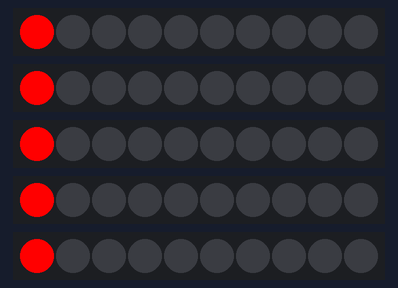
A sketch run on a simulated ESP32. Parts: 5 × 10 RGB LEDs in strip order, left to right.

Above: at 0.08 s.
At 5.21 s:
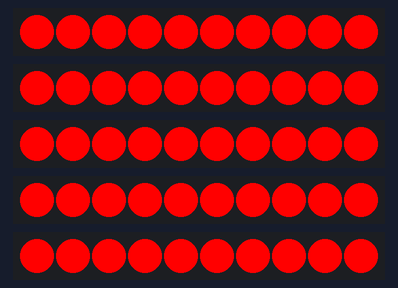
At 9.71 s:
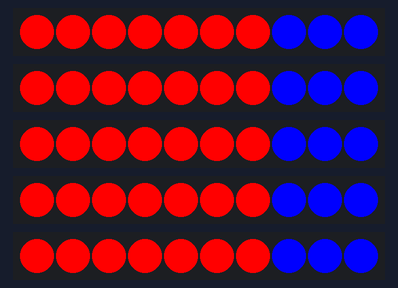
At 19.51 s:
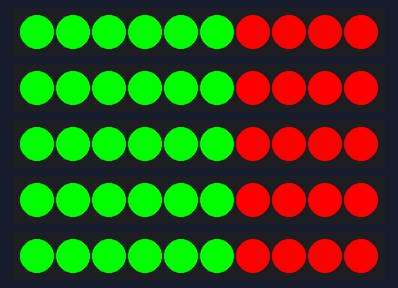
At 29.14 s:
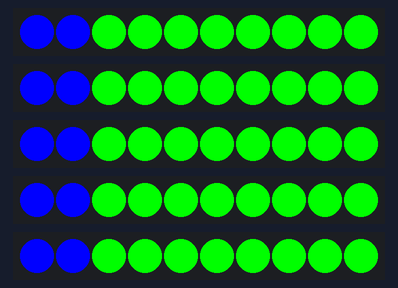
At 38.91 s:
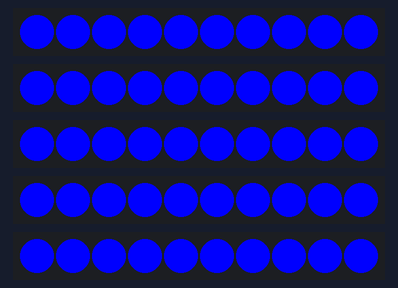

The sketch:

LED_strips.ino
```cpp
#include <Adafruit_NeoPixel.h>
#ifdef __AVR__
    #include avr/power.h
#endif

#define PIN1 12
#define PIN2 27
#define PIN3 33
#define PIN4 25
#define PIN5 34

// Parameter 1 = number of pixels in strip
// Parameter 2 = Arduino pin number (most are valid)
// Parameter 3 = pixel type flags, add together as needed:
//   NEO_KHZ800  800 KHz bitstream (most NeoPixel products w/WS2812 LEDs)
//   NEO_KHZ400  400 KHz (classic 'v1' (not v2) FLORA pixels, WS2811 drivers)
//   NEO_GRB     Pixels are wired for GRB bitstream (most NeoPixel products)
//   NEO_RGB     Pixels are wired for RGB bitstream (v1 FLORA pixels, not v2)
//   NEO_RGBW    Pixels are wired for RGBW bitstream (NeoPixel RGBW products)
Adafruit_NeoPixel strip1 = Adafruit_NeoPixel(10, PIN1, NEO_GRB + NEO_KHZ800);
Adafruit_NeoPixel strip2 = Adafruit_NeoPixel(10, PIN2, NEO_GRB + NEO_KHZ800);
Adafruit_NeoPixel strip3 = Adafruit_NeoPixel(10, PIN3, NEO_GRB + NEO_KHZ800);
Adafruit_NeoPixel strip4 = Adafruit_NeoPixel(10, PIN4, NEO_GRB + NEO_KHZ800);
Adafruit_NeoPixel strip5 = Adafruit_NeoPixel(10, PIN5, NEO_GRB + NEO_KHZ800);

// IMPORTANT: To reduce NeoPixel burnout risk, add 1000 uF capacitor across
// pixel power leads, add 300 - 500 Ohm resistor on first pixel's data input
// and minimize distance between Arduino and first pixel.  Avoid connecting
// on a live circuit...if you must, connect GND first.

void setup() {

    strip1.begin();
    strip1.show(); // Initialize all pixels to 'off'

    strip2.begin();
    strip2.show(); // Initialize all pixels to 'off'

    strip3.begin();
    strip3.show(); // Initialize all pixels to 'off'

    strip4.begin();
    strip4.show(); // Initialize all pixels to 'off'

    strip5.begin();
    strip5.show(); // Initialize all pixels to 'off'
}

void loop() {
    // Some example procedures showing how to display to the pixels:
    colorWipe_all(strip1.Color(255, 0, 0), 50); // Red
    colorWipe_all(strip1.Color(0, 255, 0), 50); // Green
    colorWipe_all(strip1.Color(0, 0, 255), 50); // Blue
}

// Fill the dots one after the other with a color
void colorWipe_all(uint32_t c, uint8_t wait) {
    for(uint16_t i=0; i < strip1.numPixels(); i++) {
        strip1.setPixelColor(i, c);
        strip1.show();

        strip2.setPixelColor(i, c);
        strip2.show();

        strip3.setPixelColor(i, c);
        strip3.show();

        strip4.setPixelColor(i, c);
        strip4.show();

        strip5.setPixelColor(i, c);
        strip5.show();
        delay(wait);
    }
}
```
